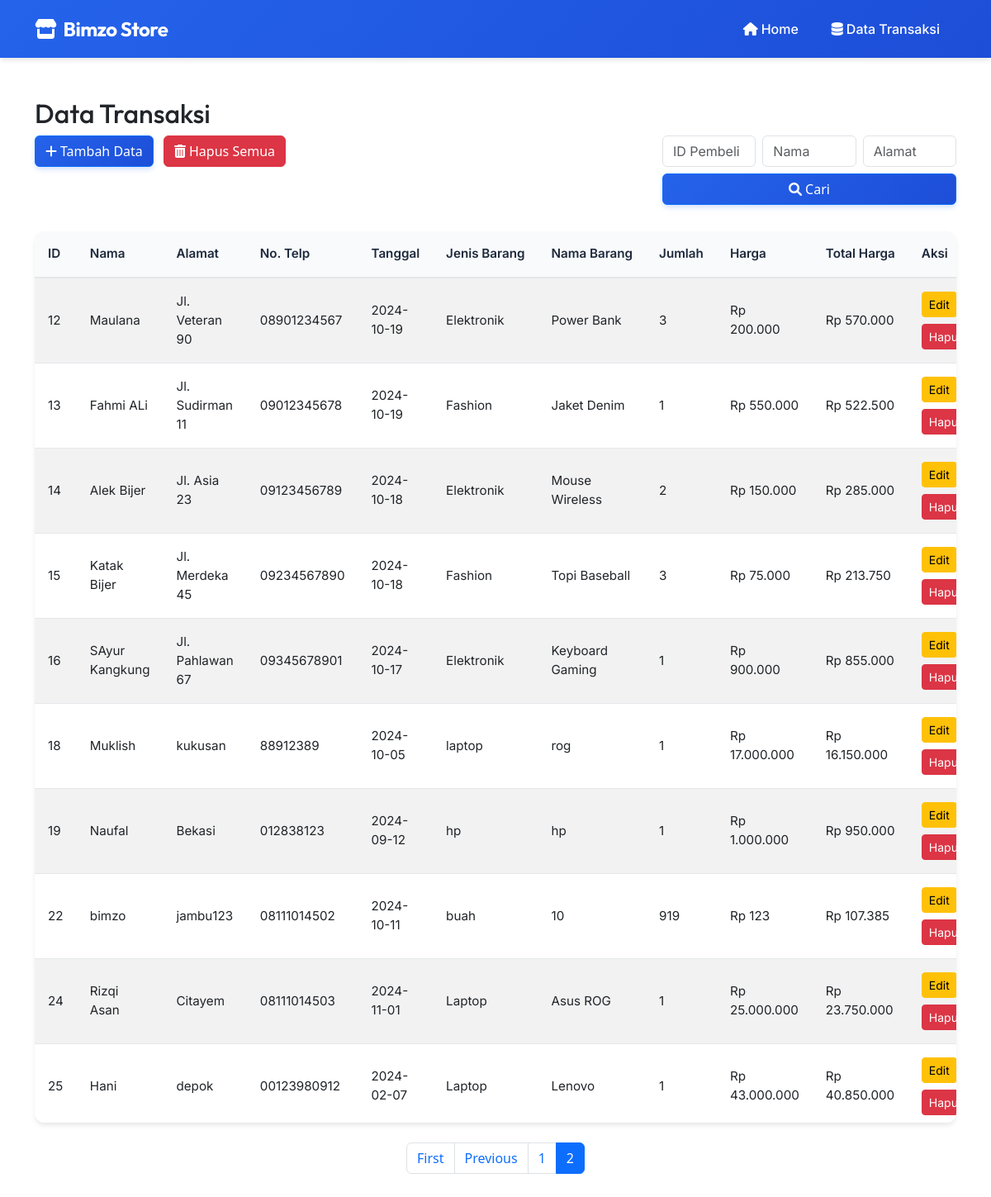
The app's page /data.php?page=2 with its own data.
### tables this page shows
CREATE TABLE `abimanyu` (
  `id_pembeli` int(10) NOT NULL,
  `nama` varchar(30) NOT NULL,
  `alamat` varchar(50) NOT NULL,
  `no_telp` varchar(20) NOT NULL,
  `Tgl_Transaksi` date NOT NULL,
  `Jenis_barang` varchar(25) NOT NULL,
  `Nama_barang` varchar(50) NOT NULL,
  `Jumlah` int(20) NOT NULL,
  `Harga` int(25) NOT NULL
);

### data.php (the view, shortened to what this page needs)
<?php
include 'config.php';
$records_per_page = 10;
$page = isset($_GET['page']) && is_numeric($_GET['page']) ? $_GET['page'] : 1;
$offset = ($page - 1) * $records_per_page;
$search = [];
$where_conditions = [];
$sql = "SELECT * FROM Abimanyu";
$total_records_query = mysqli_query($conn, "SELECT COUNT(*) as count FROM Abimanyu" .
    (!empty($where_conditions) ? " WHERE " . implode(" OR ", $where_conditions) : ""));
$total_records = mysqli_fetch_assoc($total_records_query)['count'];
$total_pages = ceil($total_records / $records_per_page);
$sql .= " LIMIT $offset, $records_per_page";
$result = mysqli_query($conn, $sql);
?>
<!DOCTYPE html>
<html lang="en">
<head>
    <link rel="stylesheet" href="css/shared.css">
    <link rel="stylesheet" href="css/data.css">
    <link href="https://cdn.jsdelivr.net/npm/bootstrap@5.3.0/dist/css/bootstrap.min.css" rel="stylesheet">
    <link rel="stylesheet" href="https://cdnjs.cloudflare.com/ajax/libs/font-awesome/6.0.0/css/all.min.css">
    <link href="https://unpkg.com/aos@2.3.1/dist/aos.css" rel="stylesheet">
</head>
<body>
<nav class="navbar navbar-expand-lg navbar-dark">
        <div class="container">
            <a class="navbar-brand" href="index.php"><i class="fas fa-store me-2"></i>Bimzo Store</a>
            <div class="collapse navbar-collapse" id="navbarNav">
                <ul class="navbar-nav ms-auto">
                    <li class="nav-item">
                        <a class="nav-link active" href="index.php"><i class="fas fa-home me-1"></i>Home</a>
                    </li>
                    <li class="nav-item">
                        <a class="nav-link" href="data.php"><i class="fas fa-database me-1"></i>Data Transaksi</a>
                    </li>
                </ul>
            </div>
        </div>
    </nav>
    <div class="container mt-5">
        <h2>Data Transaksi</h2>
        <div class="row mb-3">
            <div class="col-md-8">
                <button class="btn btn-primary me-2" data-bs-toggle="modal" data-bs-target="#addModal">
                    <i class="fas fa-plus me-1"></i>Tambah Data
                </button>
                <form method="POST" class="d-inline" onsubmit="return confirm('Yakin ingin menghapus semua data?');">
                    <button type="submit" name="delete_all" class="btn btn-danger me-2">
                        <i class="fas fa-trash-alt me-1"></i>Hapus Semua
                    </button>
                </form>
            </div>
            <div class="col-md-4">
                <form method="GET" class="mb-3">
                    <div class="row g-2">
                        <div class="col-md-4">
                            <input type="text" name="id_pembeli" class="form-control" placeholder="ID Pembeli"
                                   value="<?php echo isset($search['id_pembeli']) ? htmlspecialchars($search['id_pembeli']) : ''; ?>">
                        </div>
                        <div class="col-md-4">
                            <input type="text" name="nama" class="form-control" placeholder="Nama"
                                   value="<?php echo isset($search['nama']) ? htmlspecialchars($search['nama']) : ''; ?>">
                        </div>
                        <div class="col-md-4">
                            <input type="text" name="alamat" class="form-control" placeholder="Alamat"
                                   value="<?php echo isset($search['alamat']) ? htmlspecialchars($search['alamat']) : ''; ?>">
                        </div>
                        <div class="col-12">
                            <button type="submit" class="btn btn-primary w-100">
                                <i class="fas fa-search me-1"></i>Cari
                            </button>
                        </div>
                    </div>
                </form>
            </div>
        </div>
        <div class="table-responsive">
            <table class="table table-striped">
                <thead>
                    <tr>
                        <th>ID</th>
                        <th>Nama</th>
                        <th>Alamat</th>
                        <th>No. Telp</th>
                        <th>Tanggal</th>
                        <th>Jenis Barang</th>
                        <th>Nama Barang</th>
                        <th>Jumlah</th>
                        <th>Harga</th>
                        <th>Total Harga</th>
                        <th>Aksi</th>
                    </tr>
                </thead>
                <tbody>
                    <?php
                    while ($row = mysqli_fetch_assoc($result)) {
                        $total_harga = $row['Jumlah'] * $row['Harga'];
                        $total_harga_diskon = $total_harga * 0.95;
                        echo "<tr>
                            <td>{$row['id_pembeli']}</td>
                            <td>{$row['nama']}</td>
                            <td>{$row['alamat']}</td>
                            <td>{$row['no_telp']}</td>
                            <td>{$row['Tgl_Transaksi']}</td>
                            <td>{$row['Jenis_barang']}</td>
                            <td>{$row['Nama_barang']}</td>
                            <td>{$row['Jumlah']}</td>
                            <td>Rp " . number_format($row['Harga'], 0, ',', '.') . "</td>
                            <td>Rp " . number_format($total_harga_diskon, 0, ',', '.') . "</td>
                            <td>
                                <a href='edit.php?id={$row['id_pembeli']}' class='btn btn-warning btn-sm'>Edit</a> <br>
                                <a href='?delete={$row['id_pembeli']}' class='btn btn-danger btn-sm' onclick='return confirm(\"Hapus Data?\")'>Hapus</a>
                            </td>
                        </tr>";
                    }
                    ?>
                </tbody>
            </table>
        </div>
    </div>
    <nav aria-label="Page navigation" class="mt-4">
            <ul class="pagination justify-content-center">
                <?php if ($page > 1): ?>
                    <li class="page-item">
                        <a class="page-link" href="?page=1<?php echo !empty($search) ? '&' . http_build_query($search) : ''; ?>">
                            First
                        </a>
                    </li>
                    <li class="page-item">
                        <a class="page-link" href="?page=<?php echo ($page - 1) . (!empty($search) ? '&' . http_build_query($search) : ''); ?>">
                            Previous
                        </a>
                    </li>
                <?php endif; ?>
                <?php
                $start_page = max(1, $page - 2);
                $end_page = min($total_pages, $page + 2);
                for ($i = $start_page; $i <= $end_page; $i++):
                ?>
                    <li class="page-item <?php echo $page == $i ? 'active' : ''; ?>">
                        <a class="page-link" href="?page=<?php echo $i . (!empty($search) ? '&' . http_build_query($search) : ''); ?>">
                            <?php echo $i; ?>
                        </a>
                    </li>
                <?php endfor; ?>
            </ul>
        </nav>
</body>
</html>

### css/shared.css (style rules this page uses)
:root { --primary-color: #2563eb; --secondary-color: #1d4ed8; --accent-color: #3b82f6; --text-color: #1e293b; --light-bg: #f8fafc; --border-radius: 12px; --transition: all 0.3s ease; --font-primary: 'Inter', -apple-system, BlinkMacSystemFont, sans-serif; --font-display: 'Outfit', var(--font-primary); }
* { margin: 0; padding: 0; box-sizing: border-box; }
body { font-family: var(--font-primary); color: var(--text-color); background-color: var(--light-bg); line-height: 1.6; font-size: 16px; }
h1, h2, h3, h4, h5, h6 { font-family: var(--font-display); font-weight: 600; line-height: 1.2; color: var(--text-color); }
.navbar { background: linear-gradient(135deg, var(--primary-color), var(--secondary-color)); padding: 1rem 0; box-shadow: 0 4px 6px -1px rgba(0, 0, 0, 0.1); height: 70px; }
.navbar-brand { font-family: var(--font-display); font-weight: 700; font-size: 1.5rem !important; letter-spacing: -0.5px; padding: 0.5rem 0; color: white !important; }
.navbar-nav .nav-link { font-family: var(--font-primary); font-weight: 500; font-size: 1rem !important; padding: 0.5rem 1rem !important; margin: 0 0.25rem; color: white !important; transition: var(--transition); border-radius: 8px; }
.container { max-width: 1200px; margin: 0 auto; padding: 0 1rem; }
.table-responsive { border-radius: var(--border-radius); box-shadow: 0 4px 6px -1px rgba(0, 0, 0, 0.1); margin-top: 1rem; max-height: 70vh; overflow-y: auto; background: white; }
.table { margin-bottom: 0; font-family: var(--font-primary); }
.table thead th { background: linear-gradient(135deg, var(--primary-color), var(--secondary-color)); color: white; position: sticky; top: 0; z-index: 1; font-family: var(--font-primary); font-weight: 600; font-size: 0.95rem; padding: 1rem; border-bottom: none; }
.table tbody td { font-size: 0.95rem; padding: 1rem; vertical-align: middle; font-family: var(--font-primary); }
.btn { font-family: var(--font-primary); font-weight: 500; font-size: 0.95rem; padding: 0.625rem 1.25rem; border-radius: 8px; transition: var(--transition); }
.btn-primary { background: linear-gradient(135deg, var(--primary-color), var(--secondary-color)); border: none; box-shadow: 0 4px 6px -1px rgba(37, 99, 235, 0.2); }
.btn-sm { padding: 0.375rem 0.75rem; font-size: 0.875rem; }
.form-control { font-family: var(--font-primary); font-size: 0.95rem; border-radius: 8px; padding: 0.625rem 1rem; }

### css/data.css (style rules this page uses)
.table-responsive { border-radius: var(--border-radius); box-shadow: 0 4px 6px -1px rgba(0, 0, 0, 0.1); background: white; }
.table { margin-bottom: 0; }
.table thead th { background: #f8fafc; border-bottom: 2px solid #e5e7eb; color: var(--text-color); font-weight: 600; padding: 1rem; white-space: nowrap; }
.table tbody td { padding: 1rem; vertical-align: middle; border-bottom: 1px solid #e5e7eb; }
.table-striped tbody tr:nth-of-type(odd) { background-color: #f8fafc; }
.btn-warning { background: #f59e0b; border: none; color: white; margin-bottom: 0.5rem; }
.btn-danger { background: #ef4444; border: none; }
h2 { font-family: 'Outfit', sans-serif; font-weight: 600; color: var(--primary-color); margin-bottom: 1.5rem; }
.form-control { border-radius: 8px; border: 1px solid #e5e7eb; padding: 0.625rem 1rem; transition: var(--transition); }

### records on screen
abimanyu: id_pembeli "12", nama "Maulana", alamat "Jl. Veteran 90", no_telp "08901234567", Tgl_Transaksi "2024-10-19", Jenis_barang "Elektronik", Nama_barang "Power Bank", Jumlah "3", Harga "200.000", total_harga_diskon "570.000"
abimanyu: id_pembeli "13", nama "Fahmi ALi", alamat "Jl. Sudirman 11", no_telp "09012345678", Tgl_Transaksi "2024-10-19", Jenis_barang "Fashion", Nama_barang "Jaket Denim", Jumlah "1", Harga "550.000", total_harga_diskon "522.500"
abimanyu: id_pembeli "14", nama "Alek Bijer", alamat "Jl. Asia 23", no_telp "09123456789", Tgl_Transaksi "2024-10-18", Jenis_barang "Elektronik", Nama_barang "Mouse Wireless", Jumlah "2", Harga "150.000", total_harga_diskon "285.000"
abimanyu: id_pembeli "15", nama "Katak Bijer", alamat "Jl. Merdeka 45", no_telp "09234567890", Tgl_Transaksi "2024-10-18", Jenis_barang "Fashion", Nama_barang "Topi Baseball", Jumlah "3", Harga "75.000", total_harga_diskon "213.750"
abimanyu: id_pembeli "16", nama "SAyur Kangkung", alamat "Jl. Pahlawan 67", no_telp "09345678901", Tgl_Transaksi "2024-10-17", Jenis_barang "Elektronik", Nama_barang "Keyboard Gaming", Jumlah "1", Harga "900.000", total_harga_diskon "855.000"
abimanyu: id_pembeli "18", nama "Muklish", alamat "kukusan", no_telp "88912389", Tgl_Transaksi "2024-10-05", Jenis_barang "laptop", Nama_barang "rog", Jumlah "1", Harga "17.000.000", total_harga_diskon "16.150.000"
abimanyu: id_pembeli "19", nama "Naufal", alamat "Bekasi", no_telp "012838123", Tgl_Transaksi "2024-09-12", Jenis_barang "hp", Nama_barang "hp", Jumlah "1", Harga "1.000.000", total_harga_diskon "950.000"
abimanyu: id_pembeli "22", nama "bimzo", alamat "jambu123", no_telp "08111014502", Tgl_Transaksi "2024-10-11", Jenis_barang "buah", Nama_barang "10", Jumlah "919", Harga "123", total_harga_diskon "107.385"
abimanyu: id_pembeli "24", nama "Rizqi Asan", alamat "Citayem", no_telp "08111014503", Tgl_Transaksi "2024-11-01", Jenis_barang "Laptop", Nama_barang "Asus ROG", Jumlah "1", Harga "25.000.000", total_harga_diskon "23.750.000"
abimanyu: id_pembeli "25", nama "Hani", alamat "depok", no_telp "00123980912", Tgl_Transaksi "2024-02-07", Jenis_barang "Laptop", Nama_barang "Lenovo", Jumlah "1", Harga "43.000.000", total_harga_diskon "40.850.000"
